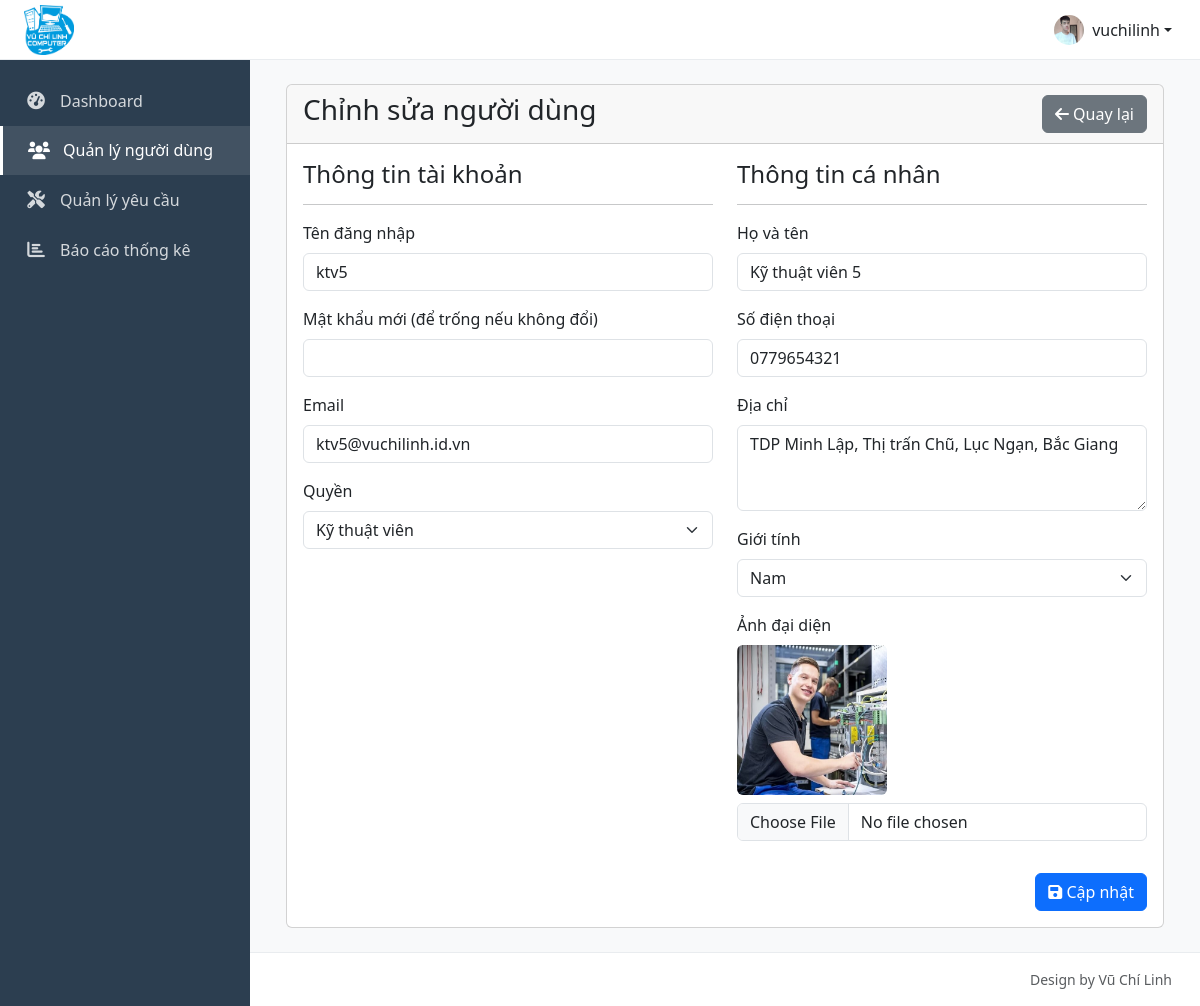
The app's page /dashboard/users/edit.php?id=11 (signed in) with its own data.
### tables this page shows
CREATE TABLE `user_infos` (
  `id` int NOT NULL,
  `user_id` int NOT NULL,
  `fullname` varchar(100) DEFAULT NULL,
  `phone` varchar(20) DEFAULT NULL,
  `address` text,
  `gender` enum('nam','nu') DEFAULT NULL,
  `avatar` varchar(255) DEFAULT NULL,
  `created_at` timestamp NULL DEFAULT CURRENT_TIMESTAMP,
  `update_at` timestamp NOT NULL DEFAULT CURRENT_TIMESTAMP ON UPDATE CURRENT_TIMESTAMP
);

CREATE TABLE `users` (
  `id` int NOT NULL,
  `username` varchar(50) NOT NULL,
  `password` varchar(255) NOT NULL,
  `email` varchar(100) NOT NULL,
  `created_at` timestamp NULL DEFAULT CURRENT_TIMESTAMP,
  `update_at` timestamp NOT NULL DEFAULT CURRENT_TIMESTAMP ON UPDATE CURRENT_TIMESTAMP,
  `role` tinyint NOT NULL DEFAULT '0' COMMENT 'Chức vụ (0 khách hàng, 1 admin, 2 cskh, 3 ktv)'
);

### dashboard/users/edit.php (the view, shortened to what this page needs)
<?php
require_once '../../include/function.php';
$user_id = $_GET['id'];
$stmt = $pdo->prepare("SELECT u.*, ui.* FROM users u
                       LEFT JOIN user_infos ui ON u.id = ui.user_id
                       WHERE u.id = ?");
$stmt->execute([$user_id]);
$user = $stmt->fetch();
require_once '../../include/layout/dashboard_header.php';
?>
<div class="container-fluid">
    <div class="row">
        <div class="col-md-12">
            <div class="card">
                <div class="card-header d-flex justify-content-between align-items-center">
                    <h3 class="card-title">Chỉnh sửa người dùng</h3>
                    <a href="index.php" class="btn btn-secondary">
                        <i class="fas fa-arrow-left"></i> Quay lại
                    </a>
                </div>
                <div class="card-body">
                    <form method="POST" action="" enctype="multipart/form-data">
                        <div class="row">
                            <div class="col-md-6">
                                <h4>Thông tin tài khoản</h4>
                                <hr>
                                <div class="mb-3">
                                    <label class="form-label">Tên đăng nhập</label>
                                    <input type="text" class="form-control" name="username" value="<?php echo htmlspecialchars($user['username']); ?>" required>
                                </div>
                                <div class="mb-3">
                                    <label class="form-label">Mật khẩu mới (để trống nếu không đổi)</label>
                                    <input type="password" class="form-control" name="password">
                                </div>
                                <div class="mb-3">
                                    <label class="form-label">Email</label>
                                    <input type="email" class="form-control" name="email" value="<?php echo htmlspecialchars($user['email']); ?>" required>
                                </div>
                                <div class="mb-3">
                                    <label class="form-label">Quyền</label>
                                    <select name="role" class="form-select" required <?php echo $user['id'] == $_SESSION['user_id'] ? 'disabled' : ''; ?>>
                                        <option value="3" <?php echo $user['role'] == 3 ? 'selected' : ''; ?>>Kỹ thuật viên</option>
                                    </select>
                                </div>
                            </div>
                            <div class="col-md-6">
                                <h4>Thông tin cá nhân</h4>
                                <hr>
                                <div class="mb-3">
                                    <label class="form-label">Họ và tên</label>
                                    <input type="text" class="form-control" name="fullname" value="<?php echo htmlspecialchars($user['fullname']); ?>" required>
                                </div>
                                <div class="mb-3">
                                    <label class="form-label">Số điện thoại</label>
                                    <input type="tel" class="form-control" name="phone" value="<?php echo htmlspecialchars($user['phone']); ?>" required>
                                </div>
                                <div class="mb-3">
                                    <label class="form-label">Địa chỉ</label>
                                    <textarea class="form-control" name="address" rows="3" required><?php echo htmlspecialchars($user['address']); ?></textarea>
                                </div>
                                <div class="mb-3">
                                    <label class="form-label">Giới tính</label>
                                    <select name="gender" class="form-select" required>
                                        <option value="nam" <?php echo $user['gender'] == 'nam' ? 'selected' : ''; ?>>Nam</option>
                                    </select>
                                </div>
                                <div class="mb-3">
                                    <label class="form-label">Ảnh đại diện</label>
                                    <?php if($user['avatar']): ?>
                                        <div class="mb-2">
                                            <img src="/assets/media/uploads/avatars/<?php echo $user['avatar']; ?>" class="rounded" style="max-width: 150px;">
                                        </div>
                                    <?php endif; ?>
                                    <input type="file" class="form-control" name="avatar" accept="image/*" onchange="previewImage(this);">
                                </div>
                            </div>
                        </div>
                        <div class="text-end mt-3">
                            <button type="submit" name="update" class="btn btn-primary">
                                <i class="fas fa-save"></i> Cập nhật
                            </button>
                        </div>
                    </form>
                </div>
            </div>
        </div>
    </div>
</div>
<?php require_once '../../include/layout/dashboard_footer.php'; ?>

### include/layout/dashboard_header.php (shortened to what this page needs)
<?php
function isCurrentUrl($path) {
    return strpos($_SERVER['REQUEST_URI'], $path) !== false;
}
?>
<!DOCTYPE html>
<html>
<head>
    <link href="https://cdn.jsdelivr.net/npm/bootstrap@5.3.0/dist/css/bootstrap.min.css" rel="stylesheet">
    <link href="https://cdnjs.cloudflare.com/ajax/libs/font-awesome/6.0.0/css/all.min.css" rel="stylesheet">
    <link href="/assets/css/dashboard.css" rel="stylesheet">
</head>
<body>
    <nav class="top-navbar d-flex justify-content-center align-items-center">
        <div class="container-fluid px-3">
            <div class="d-flex justify-content-center align-items-center h-100">
                <a href="/" class="navbar-brand d-flex align-items-center">
                    <img src="/assets/media/logo.png" alt="Logo" width="50" class="ms-2">
                </a>
                <div class="dropdown">
                    <button type="button" class="btn btn-link text-dark dropdown-toggle d-flex align-items-center border-0" data-bs-toggle="dropdown">
                    <?php
                                $stmt = $pdo->prepare("SELECT avatar FROM user_infos WHERE user_id = ?");
                                $stmt->execute([$_SESSION['user_id']]);
                                $avatar = $stmt->fetchColumn();
                                if($avatar): ?>
                            <img src="/assets/media/uploads/avatars/<?php echo $avatar; ?>" class="rounded-circle me-2"
                                width="30" height="30" style="object-fit: cover;width: 30px;height: 30px;">
                            <?php else: ?>
                            <img src="/assets/media/uploads/avatars/default.jpg" class="rounded-circle me-2" width="30"
                                height="30" style="object-fit: cover;width: 30px;height: 30px;">
                            <?php endif; ?>
                        <span class="d-none d-sm-inline"><?php echo $_SESSION['username']; ?></span>
                    </button>
                </div>
            </div>
        </div>
    </nav>
    <nav class="sidebar">
        <div class="py-3">
            <a href="/dashboard" class="nav-link <?php echo isCurrentUrl('/dashboard/index.php') ? 'active' : ''; ?>">
                <i class="fas fa-tachometer-alt"></i>
                <span>Dashboard</span>
            </a>
            <?php if($_SESSION['role'] == 1): ?>
            <a href="/dashboard/users" class="nav-link <?php echo isCurrentUrl('/dashboard/users') ? 'active' : ''; ?>">
                <i class="fas fa-users"></i>
                <span>Quản lý người dùng</span>
            </a>
            <?php endif; ?>
            <?php if(in_array($_SESSION['role'], [1, 2, 3])): ?>
            <a href="/dashboard/quan-ly-yeu-cau" class="nav-link <?php echo isCurrentUrl('/dashboard/quan-ly-yeu-cau') ? 'active' : ''; ?>">
                <i class="fas fa-tools"></i>
                <span>Quản lý yêu cầu</span>
            </a>
            <?php endif; ?>
            <?php if(in_array($_SESSION['role'], [1, 2])): ?>
            <a href="/dashboard/bao-cao" class="nav-link <?php echo isCurrentUrl('/dashboard/bao-cao') ? 'active' : ''; ?>">
                <i class="fas fa-chart-bar"></i>
                <span>Báo cáo thống kê</span>
            </a>
            <?php endif; ?>
        </div>
    </nav>
    <main class="main-content">

### assets/css/dashboard.css (style rules this page uses)
:root { --sidebar-width: 250px; --topbar-height: 60px; --primary: #2c3e50; --border-color: #e9ecef; }
body { min-height: 100vh; background: #f8f9fa; }
a, button { text-decoration: none !important; }
.top-navbar { height: var(--topbar-height); position: fixed; top: 0; right: 0; left: 0; z-index: 1030; background: #fff; border-bottom: 1px solid var(--border-color); }
.sidebar { position: fixed; top: var(--topbar-height); left: 0; bottom: 0; width: var(--sidebar-width); background: var(--primary); z-index: 1020; }
.sidebar .nav-link { padding: 0.8rem 1.5rem; color: rgba(255,255,255,.8); display: flex; align-items: center; transition: all 0.2s; }
.sidebar .nav-link i { width: 1.5rem; font-size: 1.1rem; margin-right: 0.75rem; text-align: center; }
.sidebar .nav-link.active { color: #fff; background: rgba(255,255,255,.1); border-left: 3px solid #fff; }
.main-content { margin-left: var(--sidebar-width); margin-top: var(--topbar-height); padding: 1.5rem; min-height: calc(100vh - var(--topbar-height)); }
a { text-decoration: none !important; }

### records on screen
user_infos: avatar (picture)
user_infos: username "ktv5", email "ktv5@vuchilinh.id.vn", fullname "Kỹ thuật viên 5", phone "0779654321", address "TDP Minh Lập, Thị trấn Chũ, Lục Ngạn, Bắc Giang", gender "Nam", avatar (picture)
users: role "Kỹ thuật viên"

### other values on screen
$_SESSION['username'] "vuchilinh"
